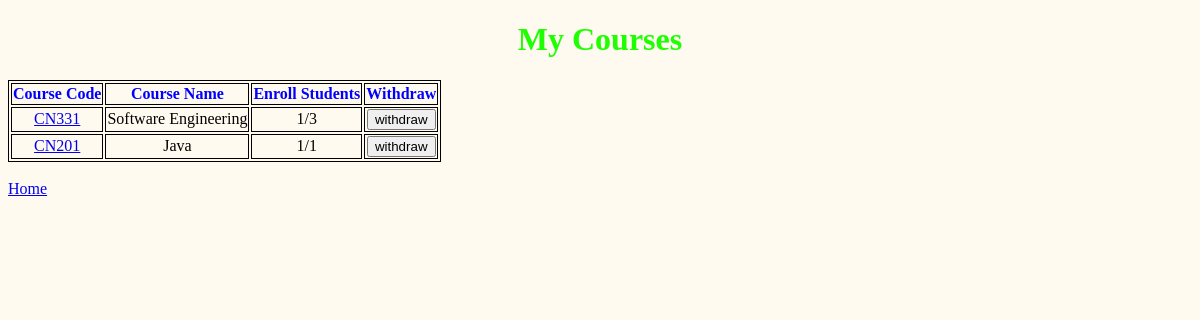
The page /users/mycourses/ (signed in) on the database its author committed.
### courses/models.py (models this page shows, shortened)
class Course(models.Model):
    code = models.CharField("Course Code",max_length=5)
    name = models.CharField("Course Name",max_length=64)
    year = models.IntegerField(null=True)
    semester = models.IntegerField(default=1)
    max_seat = models.IntegerField(null=True)
    total_seat = models.IntegerField(default=0)
    quota = models.BooleanField("Available",default=True)
    quota_seat = models.BooleanField("Seat Available",default=True)
    students= models.ManyToManyField(User, blank=True, related_name="courses")

### users/views.py (the view)
# urls.py: path('mycourses/', views.my_courses, name='my_courses'),
def my_courses(request):
    courses = Course.objects.all()
    users = models.User.objects.all()
    return render(request, 'users/my_courses.html', {
        "users":users,
        "courses":courses
    })

### users/templates/users/my_courses.html (shortened to what this page needs)
{% extends 'users/layout.html' %}
{% block body %}
<h1>My Courses</h1>
<table>
    <tr style="color:blue;">
        <th>Course Code</th>
        <th>Course Name</th>
        <th>Enroll Students</th>
        <th>Withdraw</th>
    </tr>
    {% for course in courses %}
    {% if request.user in course.students.all %}
    <tr>
        <td><a href="{% url 'course' course.code %}">{{ course.code }}</a></td>
        <td>{{ course.name }}</td>
        <td>{{ course.students.count }}/{{ course.max_seat }}</td>
        <td>
            <form action="{% url 'withdraw' course.code %}" method="POST">
                <input type="submit" value="withdraw">
            </form>
        </td>
    </tr>
    {% endif %}
    {% empty %}
    <h3>No Course.</h3>
    {% endfor %}
</table>
<br>
<a href="{% url 'index' %}">Home</a>
{% endblock %}

### users/templates/users/my_courses.html (style rules this page uses)
body { background-color:floralwhite; }
h1 { color: rgb(30, 255, 0); text-align: center; }
table, th, td { text-align: center; border: 1px solid black; }

### rows shown on the page
Course: code "CN331", name "Software Engineering", students.count "1", max_seat "3"
Course: code "CN201", name "Java", students.count "1", max_seat "1"
